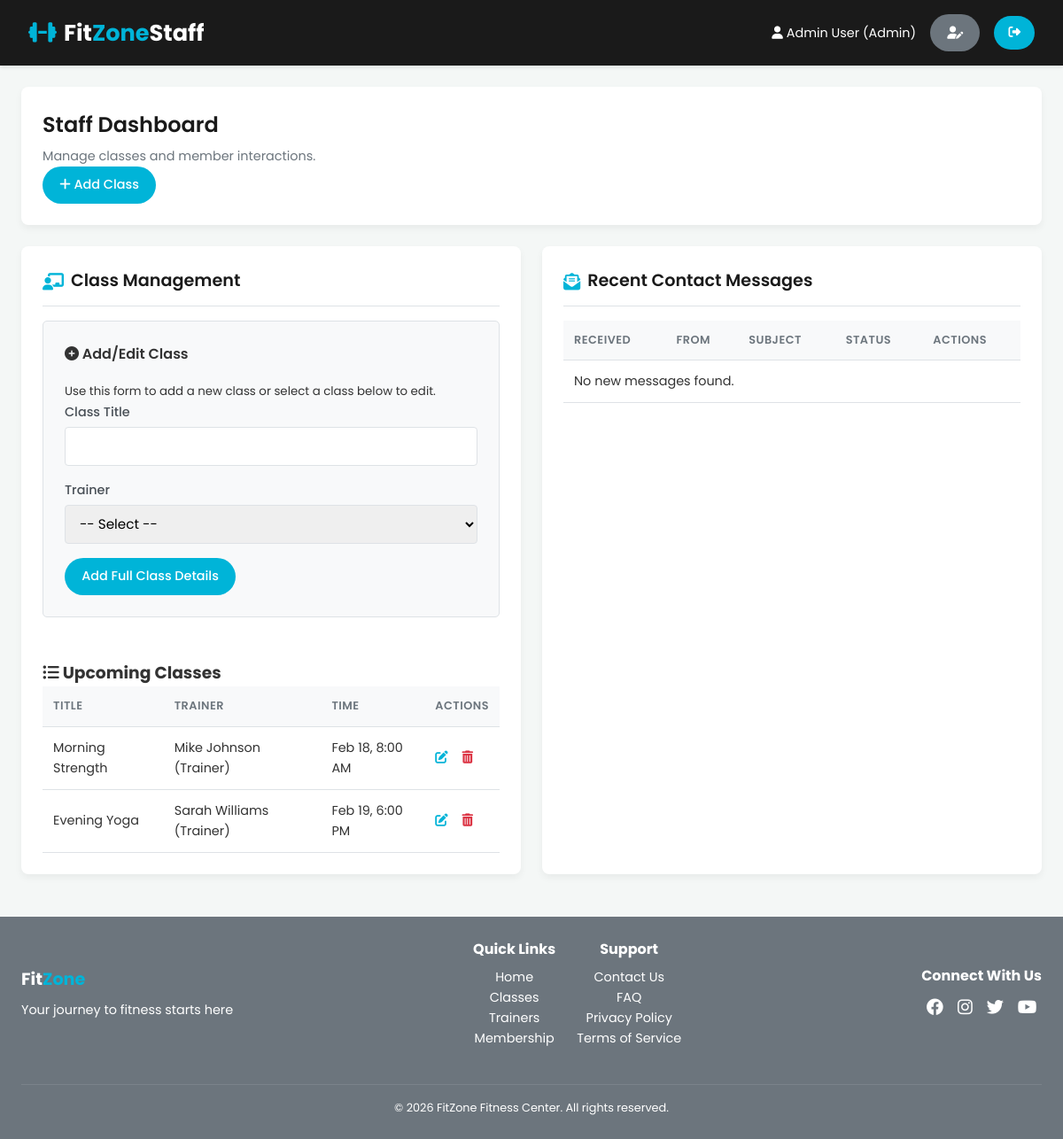
Screenshot of /staff_dashboard.php (signed in) with the database file from the repository.
### tables this page shows
CREATE TABLE classes (
    id INT PRIMARY KEY AUTO_INCREMENT,
    title VARCHAR(150) NOT NULL,
    description TEXT,
    trainer_id INT COMMENT 'FK to users table (user with role=trainer)',
    start_time DATETIME NOT NULL,
    end_time DATETIME NOT NULL,
    capacity INT NOT NULL DEFAULT 20,  
    difficulty ENUM('beginner', 'intermediate', 'advanced', 'all_levels') DEFAULT 'all_levels',  
    image VARCHAR(255),  
    status ENUM('upcoming', 'completed', 'cancelled') DEFAULT 'upcoming',
    created_at TIMESTAMP DEFAULT CURRENT_TIMESTAMP,
    updated_at TIMESTAMP DEFAULT CURRENT_TIMESTAMP ON UPDATE CURRENT_TIMESTAMP,
    FOREIGN KEY (trainer_id) REFERENCES users(id) ON DELETE SET NULL,  
    INDEX(trainer_id),
    INDEX(start_time),
    INDEX(status)
);

CREATE TABLE users (
    id INT PRIMARY KEY AUTO_INCREMENT,
    name VARCHAR(100) NOT NULL,
    email VARCHAR(100) UNIQUE NOT NULL,
    password VARCHAR(255) NOT NULL,
    role ENUM('customer', 'trainer', 'staff', 'admin', 'manager') DEFAULT 'customer',  
    position VARCHAR(100),  
    phone VARCHAR(20),
    address TEXT,
    profile_photo VARCHAR(255),  
    date_of_birth DATE,
    gender ENUM('male', 'female', 'other', 'prefer_not_to_say'),
    height DECIMAL(5,2) COMMENT 'in cm',
    weight DECIMAL(5,2) COMMENT 'in kg',
    fitness_goals TEXT,  
    health_conditions TEXT,  
    bio TEXT,  
    specialization VARCHAR(255),  
    is_active BOOLEAN DEFAULT TRUE,  
    last_login DATETIME,
    created_at TIMESTAMP DEFAULT CURRENT_TIMESTAMP,
    updated_at TIMESTAMP DEFAULT CURRENT_TIMESTAMP ON UPDATE CURRENT_TIMESTAMP,
    INDEX (email),
    INDEX (role),
    INDEX (is_active)
);

### staff_dashboard.php (the view, shortened to what this page needs)
<?php
require_once __DIR__ . '/config.php';
$user_role = $_SESSION['role'];
$user_name = $_SESSION['name'] ?? 'Staff Member';
$allClasses = [];
$contactMessages = [];
try {
    if (in_array($user_role, ['staff', 'manager', 'admin'])) {
         $stmt_all = $pdo->prepare("
            SELECT c.*, u.name as trainer_name
            FROM classes c
            LEFT JOIN users u ON c.trainer_id = u.id AND u.role = 'trainer'
            WHERE c.status = 'upcoming' -- Or filter as needed
            ORDER BY c.start_time ASC
            LIMIT 10 -- Limit for dashboard view
        ");
        $stmt_all->execute();
        $allClasses = $stmt_all->fetchAll();
    }
     if (in_array($user_role, ['staff', 'manager', 'admin'])) {
        $stmt_msgs = $pdo->prepare("SELECT * FROM contact_submissions WHERE status IN ('new', 'read') ORDER BY submission_date DESC LIMIT 10");
        $stmt_msgs->execute();
        $contactMessages = $stmt_msgs->fetchAll();
     }
} catch (PDOException $e) {
    $dashboard_error = "Database error fetching dashboard data: " . $e->getMessage();
    error_log($dashboard_error);
}
?>
<!DOCTYPE html>
<html lang="en">
<head>
    <link rel="stylesheet" href="https://cdnjs.cloudflare.com/ajax/libs/font-awesome/6.4.0/css/all.min.css">
</head>
<body>
    <header class="dashboard-header">
        <a href="index.php" class="logo"><i class="fas fa-dumbbell"></i> Fit<span>Zone</span> Staff</a>
        <div class="user-nav">
            <span><i class="fas fa-user"></i> <?= htmlspecialchars($user_name) ?> (<?= ucfirst($user_role) ?>)</span>
             <a href="profile.php" class="btn btn-sm btn-secondary" title="Profile"><i class="fas fa-user-edit"></i></a>
            <a href="logout.php" class="logout-btn" title="Logout"><i class="fas fa-sign-out-alt"></i></a>
        </div>
    </header>
    <div class="dashboard-container">
        <div class="welcome-section">
            <div class="welcome-text">
                <h1>Staff Dashboard</h1>
                <p>Manage classes and member interactions.</p>
            </div>
            <a href="#class-management" class="btn btn-primary"><i class="fas fa-plus"></i> Add Class</a>
        </div>
         <div class="grid-container grid-col-2">
             <?php if (in_array($user_role, ['staff', 'manager', 'admin'])): ?>
             <div class="dashboard-card" id="class-management">
                <h2><i class="fas fa-chalkboard-teacher"></i> Class Management</h2>
                <div class="grid-container grid-col-2">
                    <div class="form-section">
                         <h3><i class="fas fa-plus-circle"></i> Add/Edit Class</h3>
                         <p><small>Use this form to add a new class or select a class below to edit.</small></p>
                         <form method="POST" action="edit_class.php"> <div class="form-group">
                                <label for="title_add">Class Title</label>
                                <input type="text" id="title_add" name="title" class="form-control" required>
                            </div>
                             <div class="form-group">
                                <label for="trainer_id_add">Trainer</label>
                                <select id="trainer_id_add" name="trainer_id" class="form-control">
                                    <option value="">-- Select --</option>
                                </select>
                            </div>
                             <a href="edit_class.php" class="btn btn-primary">Add Full Class Details</a>
                         </form>
                    </div>
                    <div class="class-list-section">
                         <h3><i class="fas fa-list-ul"></i> Upcoming Classes</h3>
                         <div class="table-responsive">
                            <table class="data-table">
                                <thead>
                                    <tr><th>Title</th><th>Trainer</th><th>Time</th><th>Actions</th></tr>
                                </thead>
                                <tbody>
                                    <?php if (!empty($allClasses)): ?>
                                        <?php foreach ($allClasses as $class): ?>
                                            <tr>
                                                <td><?= htmlspecialchars($class['title']) ?></td>
                                                <td><?= htmlspecialchars($class['trainer_name'] ?? 'N/A') ?></td>
                                                <td><?= date('M j, g:i A', strtotime($class['start_time'])) ?></td>
                                                <td>
                                                    <a href="edit_class.php?id=<?= $class['id'] ?>" class="action-link" title="Edit"><i class="fas fa-edit"></i></a>
                                                    <a href="delete_class.php?id=<?= $class['id'] ?>" class="action-link delete" title="Delete" onclick="return confirm('Are you sure?')"><i class="fas fa-trash-alt"></i></a>
                                                </td>
                                            </tr>
                                        <?php endforeach; ?>
                                    <?php else: ?>
                                         <tr><td colspan="4">No upcoming classes found.</td></tr>
                                    <?php endif; ?>
                                </tbody>
                            </table>
                         </div>
                    </div>
                </div>
             </div>
             <?php endif; ?>
             <?php if (in_array($user_role, ['staff', 'manager', 'admin'])): ?>
             <div class="dashboard-card" id="message-center">
                 <h2><i class="fas fa-envelope-open-text"></i> Recent Contact Messages</h2>
                 <div class="table-responsive">
                     <table class="data-table">
                         <thead>
                             <tr><th>Received</th><th>From</th><th>Subject</th><th>Status</th><th>Actions</th></tr>
                         </thead>
                         <tbody>
                             <?php if (!empty($contactMessages)): ?>
                                 <?php foreach ($contactMessages as $msg): ?>
                                     <tr>
                                         <td><?= date('M j, H:i', strtotime($msg['submission_date'])) ?></td>
                                         <td><?= htmlspecialchars($msg['name']) ?></td>
                                         <td><?= htmlspecialchars($msg['subject']) ?></td>
                                         <td><span class="status-badge status-<?= strtolower($msg['status']) ?>"><?= ucfirst($msg['status']) ?></span></td>
                                         <td>
                                             <a href="view_message.php?id=<?= $msg['id'] ?>" class="action-link" title="View/Reply"><i class="fas fa-eye"></i></a>
                                             <a href="update_message_status.php?id=<?= $msg['id'] ?>&status=read" class="action-link" title="Mark Read"><i class="fas fa-check"></i></a>
                                             <a href="update_message_status.php?id=<?= $msg['id'] ?>&status=spam" class="action-link delete" title="Mark Spam"><i class="fas fa-ban"></i></a>
                                         </td>
                                     </tr>
                                 <?php endforeach; ?>
                            <?php else: ?>
                                 <tr><td colspan="5">No new messages found.</td></tr>
                            <?php endif; ?>
                         </tbody>
                     </table>
                 </div>
                 </div>
             <?php endif; ?>
         </div> </div> <?php include 'footer.php';  ?>
</body>
</html>

### staff_dashboard.php (style rules this page uses)
:root { --primary-color: #00b4d8; --primary-dark: #0096b4; --secondary-color: #6c757d; --dark-color: #1a1a1a; --light-color: #f8f9fa; --border-color: #dee2e6; --text-color: #333; --muted-color: #6c757d; --success-color: #28a745; --danger-color: #dc3545; --warning-color: #ffc107; --info-color: #17a2b8; --white: #ffffff; --card-shadow: 0 4px 8px rgba(0,0,0,0.05); }
* { margin: 0; padding: 0; box-sizing: border-box; }
body { font-family: 'Poppins', sans-serif; background-color: #f4f7f6; color: var(--text-color); line-height: 1.6; }
.dashboard-header { background-color: var(--dark-color); color: var(--white); padding: 1rem 2rem; display: flex; justify-content: space-between; align-items: center; box-shadow: 0 2px 4px rgba(0,0,0,0.1); position: sticky; top: 0; z-index: 1010; }
.logo { font-size: 1.6rem; font-weight: 700; color: var(--white); text-decoration: none; display: flex; align-items: center; }
.logo i { margin-right: 0.5rem; color: var(--primary-color); }
.logo span { color: var(--primary-color); }
.user-nav { display: flex; align-items: center; gap: 1rem; }
.user-nav span { font-size: 0.9rem; }
.logout-btn { background-color: var(--primary-color); color: var(--white); padding: 0.5rem 1rem; border-radius: 50px; text-decoration: none; font-size: 0.85rem; font-weight: 500; transition: background-color 0.3s; }
.dashboard-container { max-width: 1200px; margin: 1.5rem auto; padding: 0 1.5rem; }
.welcome-section { margin-bottom: 1.5rem; background: var(--white); padding: 1.5rem; border-radius: 8px; box-shadow: var(--card-shadow); }
.welcome-text h1 { font-size: 1.5rem; margin: 0 0 0.25rem 0; font-weight: 600; color: var(--dark-color); }
.welcome-text p { color: var(--muted-color); margin: 0; font-size: 0.9rem; }
.dashboard-card { background-color: var(--white); border-radius: 8px; box-shadow: var(--card-shadow); padding: 1.5rem; margin-bottom: 1.5rem; }
.dashboard-card h2 { font-size: 1.2rem; font-weight: 600; color: var(--dark-color); margin: 0 0 1rem 0; padding-bottom: 0.75rem; border-bottom: 1px solid var(--border-color); display: flex; align-items: center; gap: 0.5rem; }
.dashboard-card h2 i { color: var(--primary-color); }
.table-responsive { overflow-x: auto; }
.data-table { width: 100%; border-collapse: collapse; font-size: 0.9rem; }
.data-table th, .data-table td { padding: 0.75rem; text-align: left; border-bottom: 1px solid var(--border-color); vertical-align: middle; }
.data-table thead th { background-color: var(--light-color); font-weight: 600; color: var(--muted-color); text-transform: uppercase; font-size: 0.8rem; letter-spacing: 0.5px; }
.data-table td:last-child { white-space: nowrap; }
.action-link { color: var(--primary-color); text-decoration: none; margin-right: 0.75rem; font-weight: 500; }
.action-link.delete { color: var(--danger-color); }
.form-section { margin-bottom: 1.5rem; padding: 1.5rem; border: 1px solid var(--border-color); border-radius: 5px; background-color: var(--light-color); }
.form-section h3 { font-size: 1rem; font-weight: 600; margin: 0 0 1rem 0; }
.form-group { margin-bottom: 1rem; }
.form-group label { display: block; margin-bottom: 0.3rem; font-weight: 500; font-size: 0.9rem; color: #495057; }
.form-control { width: 100%; padding: 0.6rem 0.75rem; border: 1px solid var(--border-color); border-radius: 4px; font-size: 0.95rem; font-family: inherit; }
.btn { display: inline-block; padding: 0.6rem 1.2rem; border: none; border-radius: 50px; cursor: pointer; font-size: 0.9rem; font-weight: 500; text-decoration: none; transition: all 0.3s; text-align: center; }
.btn-primary { background-color: var(--primary-color); color: var(--white); }
.btn-secondary { background-color: var(--secondary-color); color: var(--white); }
.grid-container { display: grid; gap: 1.5rem; }
.grid-col-2 { grid-template-columns: repeat(auto-fit, minmax(300px, 1fr)); }

### rows the page displays
classes: title "Morning Strength", trainer.name "Mike Johnson (Trainer)", start_time "Feb 18, 8:00 AM"
classes: title "Evening Yoga", trainer.name "Sarah Williams (Trainer)", start_time "Feb 19, 6:00 PM"

### other values shown
$user_name "Admin User"
$user_role "Admin"
